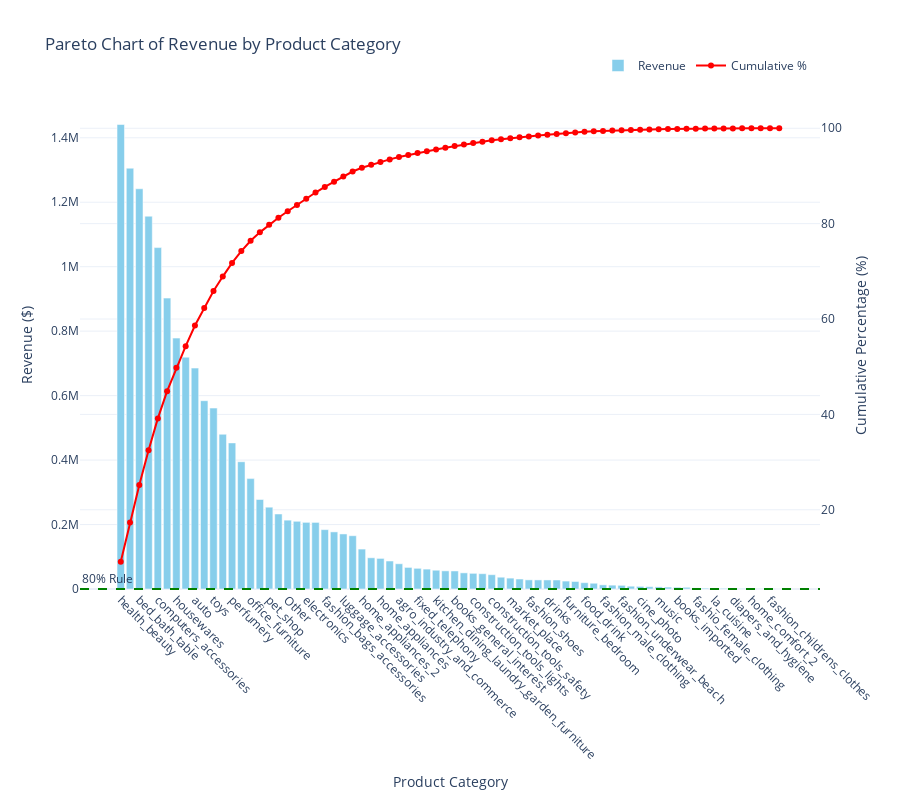

Source (notebook cell):
### Markdown cell above
## **📊 Pertanyaan 2: Category Performance Analysis**

**"Kategori produk mana yang memberikan kontribusi revenue tertinggi berdasarkan prinsip Pareto 80/20?"**

**Objective:** Mengidentifikasi kategori produk dengan highest revenue contribution untuk fokus inventory investment, marketing budget allocation, dan strategic product development.

### Code cell
# Aggregate sales by product category
sales_by_category = main_df.groupby('product_category_name_english').agg({
    'order_id': 'count',
    'total_item_value': 'sum'
}).reset_index()

# Sort by total revenue
sales_by_category = sales_by_category.sort_values(by='total_item_value', ascending=False).reset_index(drop=True)

# Calculate cumulative percentage
sales_by_category['Cumulative_Percent'] = sales_by_category['total_item_value'].cumsum() / sales_by_category['total_item_value'].sum() * 100

# Create interactive Pareto chart
fig = go.Figure()

# Bar chart for revenue
fig.add_trace(
    go.Bar(
        x=sales_by_category['product_category_name_english'],
        y=sales_by_category['total_item_value'],
        name="Revenue",
        marker_color="skyblue",
        yaxis="y1"
    )
)

# Line chart for cumulative percentage
fig.add_trace(
    go.Scatter(
        x=sales_by_category['product_category_name_english'],
        y=sales_by_category['Cumulative_Percent'],
        name="Cumulative %",
        mode="lines+markers",
        marker=dict(color="red"),
        yaxis="y2"
    )
)

# Add 80% reference line
fig.add_hline(
    y=80,
    line_dash="dash",
    line_color="green",
    annotation_text="80% Rule",
    annotation_position="top left",
    row="all",
    col="all"
)

# Layout
fig.update_layout(
    title="Pareto Chart of Revenue by Product Category",
    xaxis=dict(title="Product Category", tickangle=45),
    yaxis=dict(title="Revenue ($)", side="left"),
    yaxis2=dict(title="Cumulative Percentage (%)", overlaying="y", side="right"),
    legend=dict(x=0.7, y=1.1, orientation="h"),
    template="plotly_white",
    height=800  # Make plot taller to accommodate category names
)

fig.show()

### Figure 1 — Plotly figure (JSON) as saved in the notebook; plotly's stock layout.template omitted (floating-point values rounded to 4 significant figures)
{"data": [{"marker": {"color": "skyblue"}, "name": "Revenue", "type": "bar", "x": ["health_beauty", "watches_gifts", "bed_bath_table", "sports_leisure", "computers_accessories", "furniture_decor", "housewares", "cool_stuff", "auto", "garden_tools", "toys", "baby", "perfumery", "telephony", "office_furniture", "stationery", "pet_shop", "computers", "Other", "musical_instruments", "electronics", "small_appliances", "fashion_bags_accessories", "consoles_games", "luggage_accessories", "construction_tools_construction", "home_appliances_2", "home_construction", "home_appliances", "furniture_living_room", "agro_industry_and_commerce", "home_confort", "fixed_telephony", "air_conditioning", "kitchen_dining_laundry_garden_furniture", "audio", "books_general_interest", "small_appliances_home_oven_and_coffee", "construction_tools_lights", "industry_commerce_and_business", "construction_tools_safety", "food", "market_place", "costruction_tools_garden", "fashion_shoes", "art", "drinks", "signaling_and_security", "furniture_bedroom", "books_technical", "food_drink", "costruction_tools_tools", "fashion_male_clothing", "christmas_supplies", "fashion_underwear_beach", "tablets_printing_image", "cine_photo", "dvds_blu_ray", "music", "furniture_mattress_and_upholstery", "books_imported", "party_supplies", "fashio_female_clothing", "fashion_sport", "la_cuisine", "arts_and_craftmanship", "diapers_and_hygiene", "flowers", "home_comfort_2", "cds_dvds_musicals", "fashion_childrens_clothes", "security_and_services"], "y": [1441000.0, 1306000.0, 1242000.0, 1157000.0, 1059000.0, 902500.0, 778400.0, 719300.0, 685400.0, 584200.0, 561400.0, 480100.0, 453300.0, 394900.0, 342500.0, 277700.0, 253900.0, 232800.0, 213700.0, 210100.0, 206800.0, 206700.0, 184300.0, 177300.0, 170900.0, 165300.0, 123900.0, 96920.0, 94990.0, 86880.0, 78370.0, 67070.0, 64220.0, 61770.0, 58330.0, 56400.0, 56050.0, 50190.0, 48660.0, 47550.0, 44460.0, 36660.0, 33830.0, 31030.0, 28480.0, 28250.0, 28170.0, 28020.0, 24660.0, 23380.0, 19690.0, 17930.0, 12950.0, 12030.0, 11460.0, 8755.0, 8190.0, 7288.0, 6725.0, 5999.0, 5410.0, 5313.0, 3425.0, 2698.0, 2389.0, 2184.0, 2141.0, 1599.0, 1171.0, 955.0, 665.4, 324.5], "yaxis": "y"}, {"marker": {"color": "red"}, "mode": "lines+markers", "name": "Cumulative %", "type": "scatter", "x": ["health_beauty", "watches_gifts", "bed_bath_table", "sports_leisure", "computers_accessories", "furniture_decor", "housewares", "cool_stuff", "auto", "garden_tools", "toys", "baby", "perfumery", "telephony", "office_furniture", "stationery", "pet_shop", "computers", "Other", "musical_instruments", "electronics", "small_appliances", "fashion_bags_accessories", "consoles_games", "luggage_accessories", "construction_tools_construction", "home_appliances_2", "home_construction", "home_appliances", "furniture_living_room", "agro_industry_and_commerce", "home_confort", "fixed_telephony", "air_conditioning", "kitchen_dining_laundry_garden_furniture", "audio", "books_general_interest", "small_appliances_home_oven_and_coffee", "construction_tools_lights", "industry_commerce_and_business", "construction_tools_safety", "food", "market_place", "costruction_tools_garden", "fashion_shoes", "art", "drinks", "signaling_and_security", "furniture_bedroom", "books_technical", "food_drink", "costruction_tools_tools", "fashion_male_clothing", "christmas_supplies", "fashion_underwear_beach", "tablets_printing_image", "cine_photo", "dvds_blu_ray", "music", "furniture_mattress_and_upholstery", "books_imported", "party_supplies", "fashio_female_clothing", "fashion_sport", "la_cuisine", "arts_and_craftmanship", "diapers_and_hygiene", "flowers", "home_comfort_2", "cds_dvds_musicals", "fashion_childrens_clothes", "security_and_services"], "y": [9.096, 17.34, 25.17, 32.47, 39.16, 44.86, 49.77, 54.31, 58.64, 62.32, 65.87, 68.9, 71.76, 74.25, 76.41, 78.17, 79.77, 81.24, 82.59, 83.91, 85.22, 86.52, 87.69, 88.8, 89.88, 90.93, 91.71, 92.32, 92.92, 93.47, 93.96, 94.39, 94.79, 95.18, 95.55, 95.91, 96.26, 96.58, 96.88, 97.18, 97.46, 97.7, 97.91, 98.1, 98.28, 98.46, 98.64, 98.82, 98.97, 99.12, 99.25, 99.36, 99.44, 99.52, 99.59, 99.64, 99.7, 99.74, 99.78, 99.82, 99.86, 99.89, 99.91, 99.93, 99.94, 99.96, 99.97, 99.98, 99.99, 99.99, 100.0, 100.0], "yaxis": "y2"}], "layout": {"annotations": [{"showarrow": false, "text": "80% Rule", "x": 0, "xanchor": "left", "xref": "x domain", "y": 80, "yanchor": "bottom", "yref": "y"}], "height": 800, "legend": {"orientation": "h", "x": 0.7, "y": 1.1}, "shapes": [{"line": {"color": "green", "dash": "dash"}, "type": "line", "x0": 0, "x1": 1, "xref": "x domain", "y0": 80, "y1": 80, "yref": "y"}], "title": {"text": "Pareto Chart of Revenue by Product Category"}, "xaxis": {"tickangle": 45, "title": {"text": "Product Category"}}, "yaxis": {"side": "left", "title": {"text": "Revenue ($)"}}, "yaxis2": {"overlaying": "y", "side": "right", "title": {"text": "Cumulative Percentage (%)"}}}}
